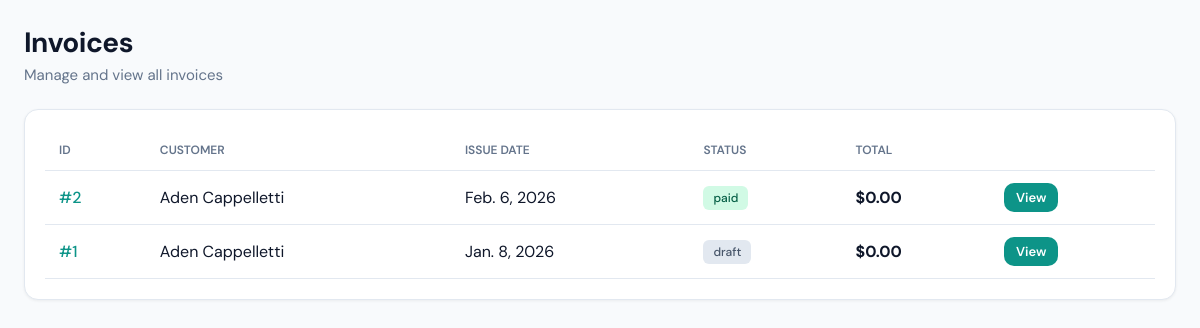
The app's page /billing/ with its own data.
### billing/models.py (models this page shows, shortened)
class Invoice(models.Model):
    STATUS_CHOICES = [
        ('draft', 'Draft'),
        ('sent', 'Sent'),
        ('paid', 'Paid'),
    ]
    business = models.ForeignKey(
        Business,
        on_delete=models.CASCADE,
        related_name='invoices'
    )
    customer = models.ForeignKey(
        Customer,
        on_delete=models.CASCADE,
        related_name='invoices'
    )
    jobs = models.ManyToManyField(
        Job,
        blank=True,
        related_name='invoices'
    )
    status = models.CharField(
        max_length=10,
        choices=STATUS_CHOICES,
        default='draft'
    )
    issue_date = models.DateField(auto_now_add=True)
    due_date = models.DateField(null=True, blank=True)
    subtotal = models.DecimalField(
        max_digits=10,
        decimal_places=2,
        default=0
    )
    tax = models.DecimalField(
        max_digits=10,
        decimal_places=2,
        default=0
    )
    total = models.DecimalField(
        max_digits=10,
        decimal_places=2,
        default=0
    )
    job = models.OneToOneField(
        "jobs.Job",
        on_delete=models.SET_NULL,
        null=True,
        blank=True,
        related_name="invoice",
    )
    period_start = models.DateField(null=True, blank=True)
    period_end = models.DateField(null=True, blank=True)
    STATUS_CHOICES = [
        ("draft", "Draft"),
        ("sent", "Sent"),
        ("paid", "Paid"),
        ("void", "Void"),
    ]
    status = models.CharField(max_length=20, choices=STATUS_CHOICES, default="draft")

### customers/models.py (models this page shows)
class Customer(models.Model):
    business = models.ForeignKey(
        Business,
        on_delete=models.CASCADE,
        related_name='customers'
    )
    name = models.CharField(max_length=255)
    phone = models.CharField(max_length=20, blank=True)
    email = models.EmailField(blank=True)
    created_at = models.DateTimeField(auto_now_add=True)
    def __str__(self):
        return self.name

### billing/views.py (the view)
# urls.py: path("", views.invoice_list_view, name="invoice_list"),
def invoice_list_view(request):
    invoices = Invoice.objects.all().order_by('-issue_date')
    return render(request, 'billing/invoice_list.html', {
        'invoices': invoices
    })

### billing/templates/billing/invoice_list.html (shortened to what this page needs)
{% extends "base.html" %}
{% block content %}
<div class="page-header">
  <h1>Invoices</h1>
  <p>Manage and view all invoices</p>
</div>
<div class="card">
  <table class="data-table">
    <thead>
      <tr>
        <th>ID</th>
        <th>Customer</th>
        <th>Issue Date</th>
        <th>Status</th>
        <th>Total</th>
        <th></th>
      </tr>
    </thead>
    <tbody>
      {% for inv in invoices %}
      <tr>
        <td><a href="{% url 'billing:invoice_detail' inv.id %}" class="link-primary">#{{ inv.id }}</a></td>
        <td>{{ inv.customer }}</td>
        <td>{{ inv.issue_date }}</td>
        <td><span class="badge badge-{{ inv.status|lower }}">{{ inv.status }}</span></td>
        <td><strong>${{ inv.total }}</strong></td>
        <td>
          <a href="{% url 'billing:invoice_detail' inv.id %}" class="btn btn-primary btn-sm">View</a>
        </td>
      </tr>
      {% empty %}
      <tr>
        <td colspan="6" style="text-align: center; padding: 32px; color: var(--text-muted);">
          No invoices yet.
        </td>
      </tr>
      {% endfor %}
    </tbody>
  </table>
</div>
{% endblock %}

### templates/base.html (shortened to what this page needs)
<!DOCTYPE html>
<html lang="en">
<head>
</head>
<body>
  <main class="main-wrap">
    <div class="content">
      {% block content %}{% endblock %}
    </div>
  </main>
</body>
</html>

### templates/base.html (style rules this page uses)
:root { --primary: #0d9488; --primary-hover: #0f766e; --primary-light: #ccfbf1; --secondary: #334155; --accent: #059669; --surface: #ffffff; --surface-alt: #f8fafc; --border: #e2e8f0; --text: #0f172a; --text-muted: #64748b; }
* { box-sizing: border-box; }
body { margin: 0; font-family: 'DM Sans', -apple-system, BlinkMacSystemFont, sans-serif; background: var(--surface-alt); color: var(--text); min-height: 100vh; display: flex; }
.btn { display: inline-flex; align-items: center; justify-content: center; gap: 8px; padding: 10px 18px; font-size: 14px; font-weight: 600; border-radius: 10px; text-decoration: none; cursor: pointer; border: none; transition: all 0.15s ease; font-family: inherit; }
.btn-primary { background: var(--primary); color: white; }
.btn-sm { padding: 6px 12px; font-size: 13px; }
.main-wrap { flex: 1; display: flex; flex-direction: column; min-width: 0; }
.content { flex: 1; padding: 24px; }
.page-header { margin-bottom: 24px; }
.page-header h1 { font-size: 28px; font-weight: 700; margin: 0 0 4px 0; letter-spacing: -0.02em; }
.page-header p { margin: 0; color: var(--text-muted); font-size: 15px; }
.card { background: var(--surface); border-radius: 14px; padding: 20px; box-shadow: 0 1px 3px rgba(0,0,0,0.06); border: 1px solid var(--border); }
.data-table { width: 100%; border-collapse: collapse; }
.data-table th, .data-table td { padding: 12px 14px; text-align: left; border-bottom: 1px solid var(--border); }
.data-table th { font-size: 12px; font-weight: 600; text-transform: uppercase; color: var(--text-muted); }
.link-primary { color: var(--primary); font-weight: 500; text-decoration: none; }

### billing/templates/billing/invoice_list.html (style rules this page uses)
.badge { display: inline-block; padding: 4px 10px; border-radius: 6px; font-size: 12px; font-weight: 500; }
.badge-paid { background: #d1fae5; color: #065f46; }
.badge-draft { background: #e2e8f0; color: #475569; }

### records on screen
Invoice: id "2", customer "Aden Cappelletti", issue_date "Feb. 6, 2026", status "paid", total "0.00"
Invoice: id "1", customer "Aden Cappelletti", issue_date "Jan. 8, 2026", status "draft", total "0.00"
